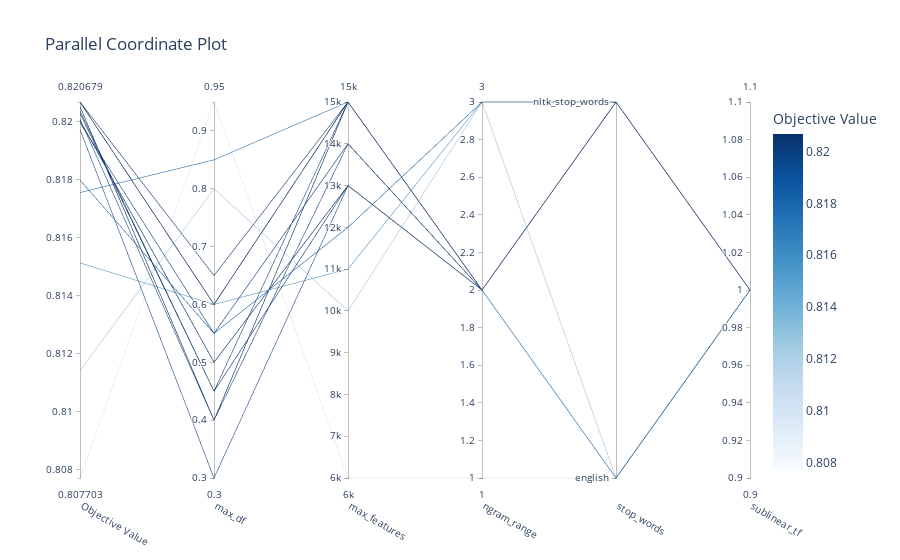

Here is the notebook cell this chart was saved with:
### Code cell
fig2=optuna.visualization.plot_parallel_coordinate(study)
fig2.write_image(f"tfidf_parallelc_{ROLLING_WINDOW_SIZE}.png")
fig2.show()

### Figure 1 — Plotly figure (JSON) as saved in the notebook; plotly's stock layout.template omitted (floating-point values rounded to 4 significant figures)
{"data": [{"dimensions": [{"label": "Objective Value", "range": [0.8077, 0.8207], "values": [0.8176, 0.8151, 0.8077, 0.8114, 0.818, 0.8207, 0.8204, 0.8203, 0.8201, 0.8197, 0.82, 0.82, 0.82, 0.8207, 0.8205, 0.8207, 0.8205, 0.8207, 0.8207, 0.8207, 0.8207]}, {"label": "max_df", "range": [0.3, 0.95], "values": [0.85, 0.6, 0.95, 0.8, 0.55, 0.6, 0.45, 0.45, 0.4, 0.3, 0.5, 0.5, 0.55, 0.6, 0.4, 0.65, 0.4, 0.6, 0.6, 0.6, 0.6]}, {"label": "max_features", "range": [6000, 15000], "values": [15000, 11000, 6000, 10000, 12000, 15000, 15000, 13000, 14000, 13000, 13000, 13000, 14000, 15000, 15000, 15000, 15000, 15000, 15000, 15000, 15000]}, {"label": "ngram_range", "range": [1, 3], "values": [2, 3, 1, 3, 3, 2, 2, 2, 2, 2, 2, 2, 2, 2, 2, 2, 2, 2, 2, 2, 2]}, {"label": "stop_words", "range": [0, 1], "ticktext": ["english", "nltk_stop_words"], "tickvals": [0, 1], "values": [0, 1, 0, 0, 1, 1, 1, 1, 1, 1, 1, 1, 1, 1, 1, 1, 1, 1, 1, 1, 1]}, {"label": "sublinear_tf", "range": [1, 1], "values": [1, 1, 1, 1, 1, 1, 1, 1, 1, 1, 1, 1, 1, 1, 1, 1, 1, 1, 1, 1, 1]}], "labelangle": 30, "labelside": "bottom", "line": {"color": [0.8176, 0.8151, 0.8077, 0.8114, 0.818, 0.8207, 0.8204, 0.8203, 0.8201, 0.8197, 0.82, 0.82, 0.82, 0.8207, 0.8205, 0.8207, 0.8205, 0.8207, 0.8207, 0.8207, 0.8207], "colorbar": {"title": {"text": "Objective Value"}}, "colorscale": [[0, "rgb(247,251,255)"], [0.125, "rgb(222,235,247)"], [0.25, "rgb(198,219,239)"], [0.375, "rgb(158,202,225)"], [0.5, "rgb(107,174,214)"], [0.625, "rgb(66,146,198)"], [0.75, "rgb(33,113,181)"], [0.875, "rgb(8,81,156)"], [1, "rgb(8,48,107)"]], "reversescale": false, "showscale": true}, "type": "parcoords"}], "layout": {"title": {"text": "Parallel Coordinate Plot"}}}
